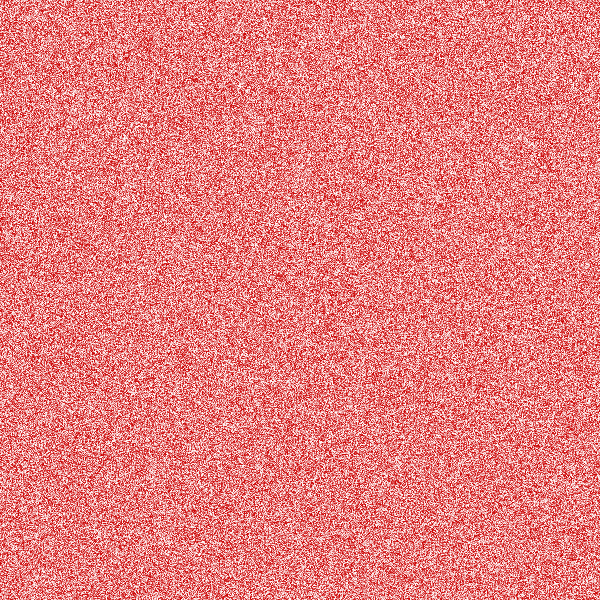

This figure's Python source:
#!/usr/bin/env python3
# Erzeugt eine Heatmap aus einer riesigen Matrix.


import png

def erzeuge_pollenkarte(matrix):
    breite = len(matrix)
    hoehe = len(matrix[0])

    matrix2 = []
    for x in range(breite):
        zeile = []
        for y in range(hoehe):
            wert = matrix[x][y]
            #rgba = (wert, wert, wert, 0.1)
            #zeile.append(rgba)
            zeile.append(0xCC)
            zeile.append(0)
            zeile.append(0)
            zeile.append(wert)
        matrix2.append(zeile)

    image = png.from_array(matrix2, 'RGBA')

    image.save('pollenkarte.png')

#    png_file = open('pollenkarte.png', 'wb')
#    png_writer = png.Writer(width=breite, height=hoehe, alpha=True, bitdepth=8)
#            #greyscale=True,
#    #for daten in matrix:
#    #    png_writer.write(png_file, daten)
#    png_writer.write(png_file, matrix2)
#    png_file.close()



import random
liste = []

#m = [[1,2,3],[34,2,4],[2,34,45]]
m = [[1,0,1],[1,1,0],[1,0,0]]
n = [1,2,3,34,2,4,2,34,45]
for x in range(600):
    einzel = []
    for y in range(600):
        zahl =random.randint(0, 255)
        einzel.append(zahl)
    liste.append(einzel)
erzeuge_pollenkarte(liste)
